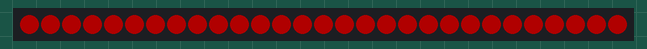
This sketch was run on a simulated ESP8266 (NodeMCU). Parts: 29 RGB LEDs in strip order, left to right. Dim RGB values are drawn brighter than linear.

Above: at 0.1 s.
At 1.1 s:
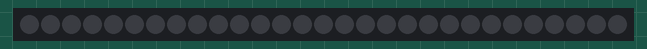

Measured:
- what the display in image 1 shows lasts 1.0 s, from 1.0 s to 2.0 s

The sketch:

ArrayOfLedArrays.ino
```cpp
// ArrayOfLedArrays - see https://github.com/FastLED/FastLED/wiki/Multiple-Controller-Examples for more info on
// using multiple controllers.  In this example, we're going to set up three NEOPIXEL strips on three
// different pins, each strip getting its own CRGB array to be played with, only this time they're going
// to be all parts of an array of arrays.

#include "FastLED.h"

#define NUM_STRIPS 1
#define NUM_LEDS_PER_STRIP 29
#define DATA_PIN D7
#define CLOCK_PIN D6
#define COLOR_ORDER BGR

CRGB leds[NUM_STRIPS][NUM_LEDS_PER_STRIP];

// For mirroring strips, all the "special" stuff happens just in setup.  We
// just addLeds multiple times, once for each strip
void setup() {
  // tell FastLED there's 60 NEOPIXEL leds on pin 10
  FastLED.addLeds<APA102, DATA_PIN, CLOCK_PIN, BGR>(leds[0], NUM_LEDS_PER_STRIP);
}


unsigned short period = 2;

void loop() {
  // This outer loop will go over each strip, one at a time
  unsigned long time = millis();

  for (int x = 0; x < NUM_STRIPS; x++) {
    // This inner loop will go over each led in the current strip, one at a time

    for (int i = 0; i < NUM_LEDS_PER_STRIP; i++) {
      if ((time / 1000) % period == 0) {
        leds[x][i] = CRGB(55,0,0);
      } else {
        leds[x][i] = CRGB(0,0,0);
      }
      FastLED.show();
    }
  }
}
```
